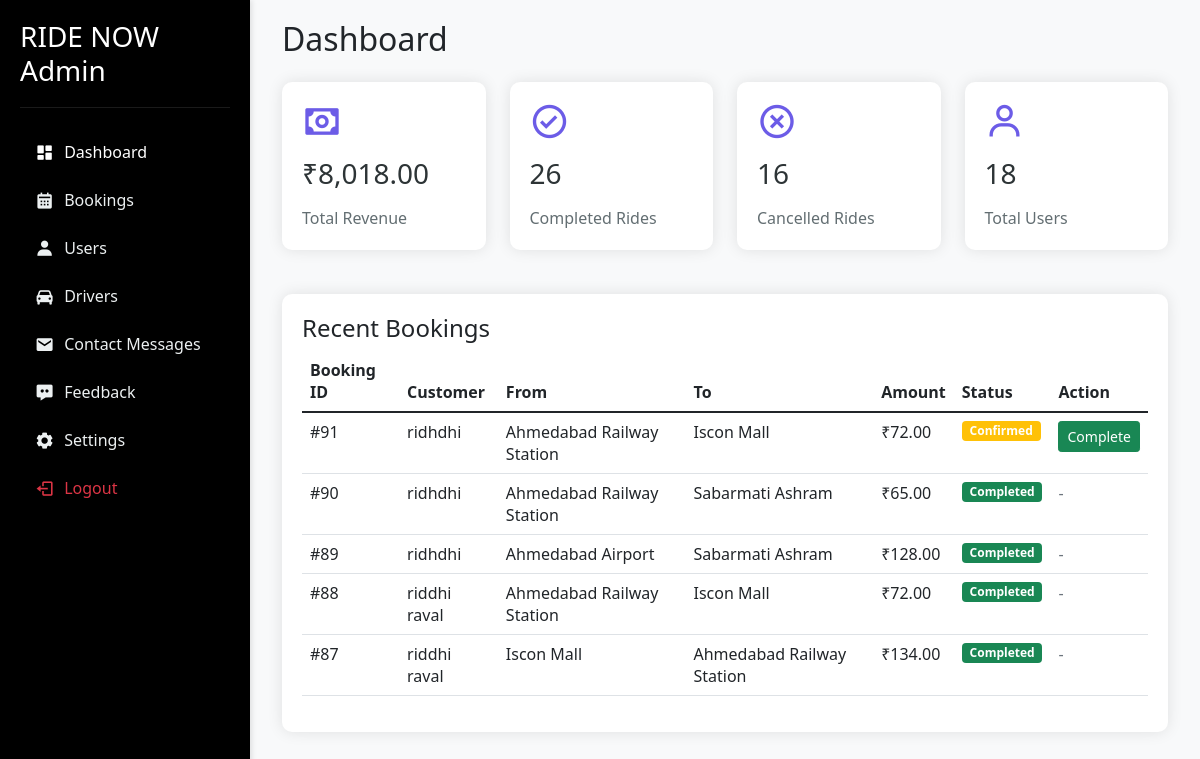
Screenshot of /admin/dashboard.php (signed in) with the database file from the repository.
### tables this page shows
CREATE TABLE `bookings` (
  `booking_id` int(11) NOT NULL,
  `user_id` int(11) DEFAULT NULL,
  `ride_type` varchar(50) NOT NULL DEFAULT 'car premium',
  `pickup_location` varchar(255) DEFAULT NULL,
  `drop_location` varchar(255) DEFAULT NULL,
  `booking_date` date DEFAULT NULL,
  `booking_time` time DEFAULT NULL,
  `passengers` int(11) DEFAULT NULL,
  `status` varchar(20) DEFAULT NULL,
  `created_at` timestamp NOT NULL DEFAULT current_timestamp(),
  `payment_method` varchar(20) DEFAULT 'cash',
  `payment_proof` varchar(255) DEFAULT NULL,
  `amount` int(11) DEFAULT 0,
  `distance` double DEFAULT 0,
  `driver_id` int(11) DEFAULT NULL
);

CREATE TABLE `users` (
  `user_id` int(11) NOT NULL,
  `fullname` varchar(255) DEFAULT NULL,
  `dob` date NOT NULL,
  `email` varchar(100) NOT NULL,
  `password` varchar(255) NOT NULL,
  `phone` varchar(15) NOT NULL,
  `user_type` enum('customer','driver') NOT NULL,
  `created_at` timestamp NOT NULL DEFAULT current_timestamp(),
  `profile_pic` varchar(255) DEFAULT 'img/default-profile.jpg',
  `status` tinyint(1) DEFAULT 1
);

### admin/dashboard.php (the view, shortened to what this page needs)
<head>
    <link href="https://cdn.jsdelivr.net/npm/bootstrap@5.1.3/dist/css/bootstrap.min.css" rel="stylesheet">
    <link href="https://cdn.jsdelivr.net/npm/boxicons@2.0.7/css/boxicons.min.css" rel="stylesheet">
    <link rel="stylesheet" href="../styles/dynamic_styles.php">
</head>
<?php
include '../config.php';
$stats = [
    'total_revenue' => 0,
    'complete_rides' => 0,
    'cancelled_rides' => 0,
    'total_rides' => 0,
    'total_users' => 0
];
$sql = "SELECT
    COUNT(*) as total_rides,
    SUM(amount) as total_revenue,
    SUM(CASE WHEN status = 'completed' THEN 1 ELSE 0 END) as complete_rides,
    SUM(CASE WHEN status = 'cancelled' THEN 1 ELSE 0 END) as cancelled_rides
    FROM bookings";
$result = $conn->query($sql);
if ($result && $result->num_rows > 0) {
    $stats = array_merge($stats, $result->fetch_assoc());
}
$user_sql = "SELECT COUNT(*) as total_users FROM users";
$user_result = $conn->query($user_sql);
if ($user_result && $user_result->num_rows > 0) {
    $stats['total_users'] = $user_result->fetch_assoc()['total_users'];
}
$recent_bookings_sql = "SELECT b.*, u.fullname as username
                       FROM bookings b
                       LEFT JOIN users u ON b.user_id = u.user_id
                       ORDER BY b.booking_id DESC LIMIT 5";
$recent_result = $conn->query($recent_bookings_sql);
$recent_bookings = [];
if ($recent_result && $recent_result->num_rows > 0) {
    while ($row = $recent_result->fetch_assoc()) {
        $recent_bookings[] = $row;
    }
}
?>
<!DOCTYPE html>
<html>
<head>
    <link href="https://cdn.jsdelivr.net/npm/bootstrap@5.1.3/dist/css/bootstrap.min.css" rel="stylesheet">
    <link href="https://cdn.jsdelivr.net/npm/boxicons@2.0.7/css/boxicons.min.css" rel="stylesheet">
</head>
<body class="bg-light">
    <?php include 'sidebar.php'; ?>
    <div class="main-content">
        <div class="container-fluid">
            <h2 class="mb-4">Dashboard</h2>
            <div class="row">
                <div class="col-md-3">
                    <div class="stats-card">
                        <i class='bx bx-money'></i>
                        <h3>₹<?php echo number_format($stats['total_revenue'], 2); ?></h3>
                        <p>Total Revenue</p>
                    </div>
                </div>
                <div class="col-md-3">
                    <div class="stats-card">
                        <i class='bx bx-check-circle'></i>
                        <h3><?php echo $stats['complete_rides']; ?></h3>
                        <p>Completed Rides</p>
                    </div>
                </div>
                <div class="col-md-3">
                    <div class="stats-card">
                        <i class='bx bx-x-circle'></i>
                        <h3><?php echo $stats['cancelled_rides']; ?></h3>
                        <p>Cancelled Rides</p>
                    </div>
                </div>
                <div class="col-md-3">
                    <div class="stats-card">
                        <i class='bx bx-user'></i>
                        <h3><?php echo $stats['total_users']; ?></h3>
                        <p>Total Users</p>
                    </div>
                </div>
            </div>
            <div class="recent-bookings mt-4">
                <h4>Recent Bookings</h4>
                <table class="table">
                    <thead>
                        <tr>
                            <th>Booking ID</th>
                            <th>Customer</th>
                            <th>From</th>
                            <th>To</th>
                            <th>Amount</th>
                            <th>Status</th>
                            <th>Action</th>
                        </tr>
                    </thead>
                    <tbody>
                        <?php if (!empty($recent_bookings)): ?>
                            <?php foreach($recent_bookings as $booking): ?>
                                <tr>
                                    <td>#<?php echo $booking['booking_id']; ?></td>
                                    <td><?php echo htmlspecialchars($booking['username'] ?? 'Guest'); ?></td>
                                    <td><?php echo $booking['pickup_location']; ?></td>
                                    <td><?php echo $booking['drop_location']; ?></td>
                                    <td>₹<?php echo number_format($booking['amount'], 2); ?></td>
                                    <td>
                                        <span class="badge bg-<?php echo $booking['status'] == 'completed' ? 'success' :
                                            ($booking['status'] == 'cancelled' ? 'danger' : 'warning'); ?>">
                                            <?php echo ucfirst($booking['status']); ?>
                                        </span>
                                    </td>
                                    <td>
                                        <?php if($booking['status'] == 'confirmed'): ?>
                                            <a href="dashboard.php?complete_id=<?php echo $booking['booking_id']; ?>"
                                               class="btn btn-success btn-sm"
                                               onclick="return confirm('Mark this ride as completed?')">
                                                Complete
                                            </a>
                                        <?php endif; ?>
                                        <?php if($booking['status'] != 'confirmed' && $booking['status'] != 'pending'): ?>
                                            <span class="text-muted">-</span>
                                        <?php endif; ?>
                                    </td>
                                </tr>
                            <?php endforeach; ?>
                        <?php else: ?>
                            <tr>
                                <td colspan="7" class="text-center text-muted">No recent bookings found.</td>
                            </tr>
                        <?php endif; ?>
                    </tbody>
                </table>
            </div>
        </div>
    </div>
</body>
</html>

### admin/dashboard.php (style rules this page uses)
.stats-card { background: white; padding: 20px; border-radius: 10px; box-shadow: 0 0 15px rgba(0,0,0,0.1); margin-bottom: 20px; }
.stats-card i { font-size: 2.5rem; color: #6c5ce7; }
.stats-card h3 { margin: 15px 0; color: #2d3436; }
.stats-card p { color: #636e72; margin: 0; }
.recent-bookings { background: white; padding: 20px; border-radius: 10px; box-shadow: 0 0 15px rgba(0,0,0,0.1); }

### admin/sidebar.php (style rules this page uses)
.main-content { margin-left: 250px; padding: 20px; }

### rows the page displays
bookings: booking_id "91", user.fullname "ridhdhi", pickup_location "Ahmedabad Railway Station", drop_location "Iscon Mall", amount "72.00", status "Confirmed"
bookings: booking_id "90", user.fullname "ridhdhi", pickup_location "Ahmedabad Railway Station", drop_location "Sabarmati Ashram", amount "65.00", status "Completed"
bookings: booking_id "89", user.fullname "ridhdhi", pickup_location "Ahmedabad Airport", drop_location "Sabarmati Ashram", amount "128.00", status "Completed"
bookings: booking_id "88", user.fullname "riddhi raval", pickup_location "Ahmedabad Railway Station", drop_location "Iscon Mall", amount "72.00", status "Completed"
bookings: booking_id "87", user.fullname "riddhi raval", pickup_location "Iscon Mall", drop_location "Ahmedabad Railway Station", amount "134.00", status "Completed"

### other values shown
$stats['total_revenue'] "8,018.00"
$stats['complete_rides'] "26"
$stats['cancelled_rides'] "16"
$stats['total_users'] "18"
